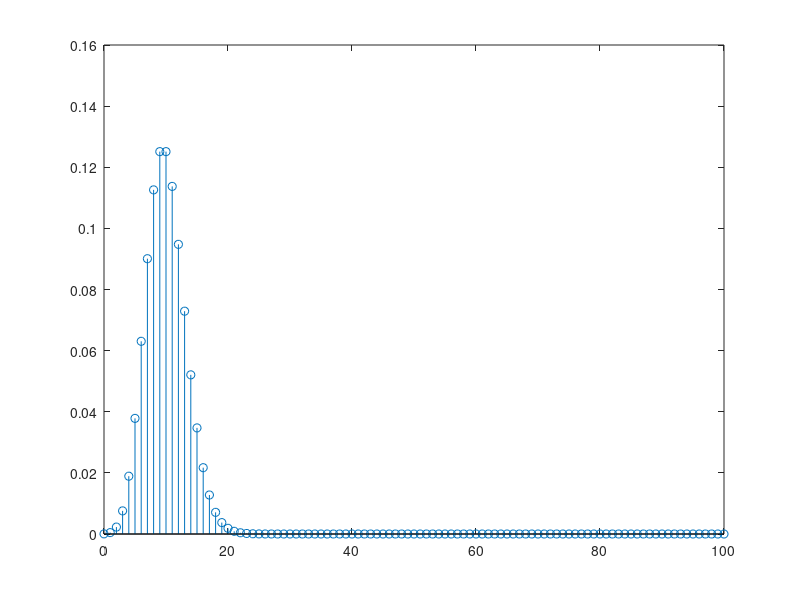

MATLAB code to generate this figure: (Note: this script raises an error after producing the figure.)
% Chrysa Tsimperi
% Data Analysis 2021
% Chapter 3 Excerise 1
% Simulation of the distribution of the mean of Poisson distribution 
M = 1000;
nV = 2.^[2:15]';
lambda = 10;

tV = [0:100]';
figure(1)
clf
stem(tV,poisspdf(tV,lambda))

nn = length(nV);
fprintf('lambda = %2.2f \n',lambda); 
fprintf('\t n \t average of sample mean \n');
for i=1:nn
    figure(i+1)
    n = nV(i);
    mxV = npoisson(lambda,n,M,1);
    fprintf('\t %d \t %2.4f \n',n,mean(mxV))
    pause;
end